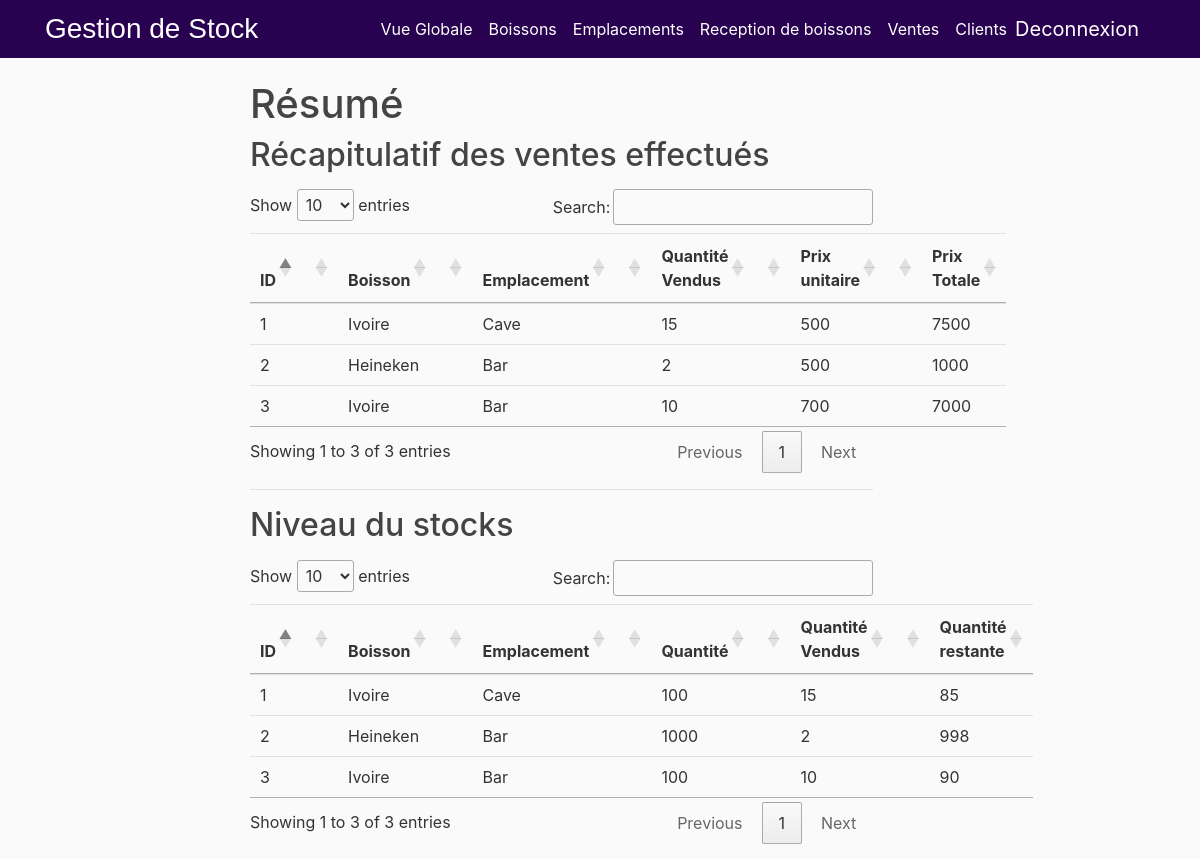
Before: /Overview (signed in) with the older database file.
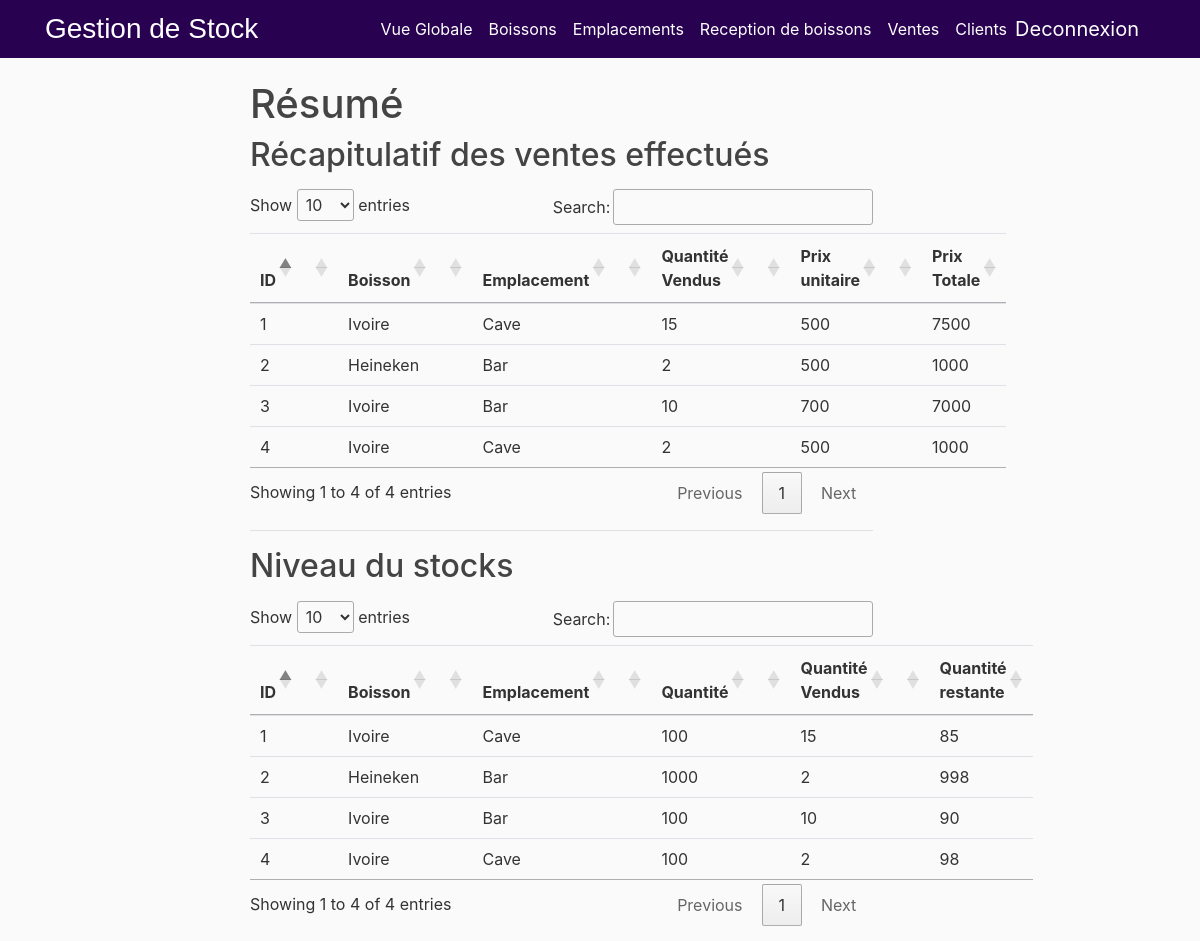
After: the same page with the newer database file.
### flaskinventory/models.py (models this page shows, shortened)
class Sell(db.Model):
    db.__tablename__ = 'sell'
    id = db.Column(db.Integer, primary_key=True, nullable=False)
    qty = db.Column(db.Integer, nullable=False)
    person_id = db.Column(db.Integer, db.ForeignKey('person.id'))
    person = relationship('Person', back_populates="sells")
    stock_id = db.Column(db.Integer, db.ForeignKey('stock.id'))
    stocks = relationship('Stock', back_populates="sells")
    credit = db.Column(db.Boolean, nullable=False)
    date = db.Column(db.DateTime, default=datetime.utcnow)
    def __repr__(self):
        return f"Sell('{self.id}','{self.stocks.product.prod_name}','{self.stocks.location.loc_name}','{self.qty}')"

class Product(db.Model):
    db.__tablename__ = 'product'
    id = db.Column(db.Integer, primary_key=True)
    prod_name = db.Column(db.String(20), unique=True, nullable=False)
    stocks = relationship("Stock", back_populates="product")

class Location(db.Model):
    db.__tablename__ = 'location'
    id = db.Column(db.Integer, primary_key=True)
    loc_name = db.Column(db.String(20), unique=True, nullable=False)
    stocks = relationship("Stock", back_populates="location")

class Stock(db.Model):
    db.__tablename__ = 'stock'
    id = db.Column(db.Integer, primary_key=True)
    product_id = db.Column(db.Integer, db.ForeignKey('product.id'))
    product = relationship('Product', back_populates="stocks")
    loc_id = db.Column(db.Integer, db.ForeignKey('location.id'))
    location = relationship('Location', back_populates="stocks")
    sells = relationship('Sell', back_populates="stocks")
    price = db.Column(db.Integer, nullable=False)
    prod_qty = db.Column(db.Integer, nullable=False)
    created_at = db.Column(db.DateTime, default=datetime.utcnow)

### flaskinventory/routes.py (the view)
@app.route("/Overview")
@login_required
def overview():
    main_exist = Person.query.filter_by(name="CL_001").first()
    if not main_exist:
        main = Person(name="CL_001", phone="00000000", lastname="CL_OO1", code="CL_001")
        db.session.add(main)
        db.session.commit()
    admin_exist = User.query.filter_by(admin=True).first()
    if not admin_exist:
        password = bcrypt.generate_password_hash("ADMIN_12345@").decode('utf-8')
        admin = User(email="admin@inventory.com", authenticated=False, username="ADMIN", password=password, admin=True)
        db.session.add(admin)
        db.session.commit()
    cave_exist = Location.query.filter_by(loc_name="Cave").first()
    if not cave_exist:
        cave = Location(loc_name="Cave")
        db.session.add(cave)
        db.session.commit()
    bar_exist = Location.query.filter_by(loc_name="Bar").first()
    if not bar_exist:
        bar = Location(loc_name="Bar")
        db.session.add(bar)
        db.session.commit()
    sells = Sell.query.all()
    stocks=Stock.query.all()
    exists = bool(Sell.query.all())
    print(sells)
    if not exists:
        flash(f'Add products,locations and make transfers to view', 'info')
    return render_template('overview.html', sells=sells,stocks=stocks)

### flaskinventory/routes.py (called while the page is built)
@login_manager.user_loader
def user_loader(user_id):
    return User.query.get(user_id)

### flaskinventory/templates/overview.html (shortened to what this page needs)
<!DOCTYPE html>
<html>
  <head>
    <link rel="stylesheet" href="https://maxcdn.bootstrapcdn.com/bootstrap/4.0.0/css/bootstrap.min.css">
    <link rel="stylesheet" type="text/css" href="{{ url_for('static', filename='main.css') }}">
    <link href="//netdna.bootstrapcdn.com/bootstrap/3.0.0/css/bootstrap-glyphicons.css" rel="stylesheet">
<link href="https://cdn.datatables.net/1.10.16/css/jquery.dataTables.min.css" rel="stylesheet">
  </head>
  <body>
    <header class="site-header">
      <nav class="navbar navbar-expand-md navbar-dark bg-steel fixed-top">
        <div class="container">
          <a class="Main" href="/Overview">Gestion de Stock</a>
          <div class="collapse navbar-collapse" id="navbarToggle">
            <div class="navbar-nav">
                {% if current_user.is_authenticated %}
                    <a class="nav-item nav-link" href="/">Vue Globale</a>
              <a class="nav-item nav-link" href="/Product">Boissons</a>
              <a class="nav-item nav-link" href="/Location">Emplacements</a>
              <a class="nav-item nav-link" href="/Reception">Reception de boissons</a>
              <a class="nav-item nav-link" href="/Sell">Ventes</a>
              <a class="nav-item nav-link" href="/Person">Clients</a>
                <a class="navbar-brand" href="{{ url_for('logout') }}">Deconnexion</a>
            {% endif %}
            </div>
          </div>
        </div>
      </nav>
</header>
<main role="main" class="container-content">
      <div class="row">
        <div class="col-md-8">
          {% block content %}
          <h1>Résumé</h1>
          <div >
            <h2 style="display: inline-block;margin-bottom:15px;"> Récapitulatif des ventes effectués</h2>
          <table class="table table-hover" id="example">
          <thead>
           <tr>
             <th>ID</th>
             <th></th>
             <th>Boisson</th>
             <th></th>
             <th>Emplacement</th>
               <th></th>
             <th>Quantité Vendus</th>
               <th></th>
             <th>Prix unitaire</th>
               <th></th>
             <th>Prix Totale</th>
           </tr>
          </thead>
          <tbody>
          {%for b in sells%}
           <tr>
             <td>{{b.id}}</td>
             <td></td>
             <td>{{b.stocks.product.prod_name}}</td>
             <td></td>
             <td>
                {{ b.stocks.location.loc_name }}
             </td>
           <td></td>
             <td>{{b.qty}}</td>
               <td></td>
             <td>{{b.stocks.price}}</td>
           <td></td>
             <td>{{b.stocks.price*b.qty}}</td>
           </tr>
          {% endfor %}
          </table>
        </div>
              <hr/>
          <div >
            <h2 style="display: inline-block;margin-bottom:15px;"> Niveau du stocks</h2>
          <table class="table table-hover" id="example">
          <thead>
           <tr>
             <th>ID</th>
             <th></th>
             <th>Boisson</th>
             <th></th>
             <th>Emplacement</th>
             <th></th>
             <th>Quantité</th>
               <th></th>
             <th>Quantité Vendus</th>
               <th></th>
             <th>Quantité restante</th>
           </tr>
          </thead>
          <tbody>
          {%for b in sells%}
           <tr>
             <td>{{b.id}}</td>
             <td></td>
             <td>{{b.stocks.product.prod_name}}</td>
             <td></td>
             <td>
                {{ b.stocks.location.loc_name }}
             </td>
             <td></td>
             <td>
                  {{ b.stocks.prod_qty }}
             </td>
           <td></td>
             <td>{{b.qty}}</td>
               <td></td>
             <td>{{b.stocks.prod_qty - b.qty}}</td>
           </tr>
          {% endfor %}
          </table>
        </div>
      </div>
          {% endblock %}
       </div>
</main>
  </body>
</html>

### flaskinventory/static/main.css (style rules this page uses)
body { background: #fafafa; color: #333333; margin-top: 5rem; }
h1, h2, h3, h4, h5, h6 { color: #444444; }
a { color: white; }
.container-content { margin-top: 60px; margin-left: 250px; }
.Main { color: white; font-family: sans-serif; font-size: 28px; }
.bg-steel { background-color: #280251; }
.site-header .navbar-nav .nav-link { color:white ; }
html { visibility: visible; opacity: 1; }

### flaskinventory/templates/overview.html (style rules this page uses)
html { visibility: hidden;opacity:0; }

Changed rows visible on the page:
added Sell: id "4", stocks.product.prod_name "Ivoire", stocks.location.loc_name "Cave", qty "2", stocks.price "500", b.stocks.price*b.qty "1000", stocks.prod_qty "100", b.stocks.prod_qty-b.qty "98"
Other visible differences:
text written by a page script: "Show entries Search: Showing 1 to 3 of 3 entries Previous 1 Next" → "Show entries Search: Showing 1 to 4 of 4 entries Previous 1 Next"
